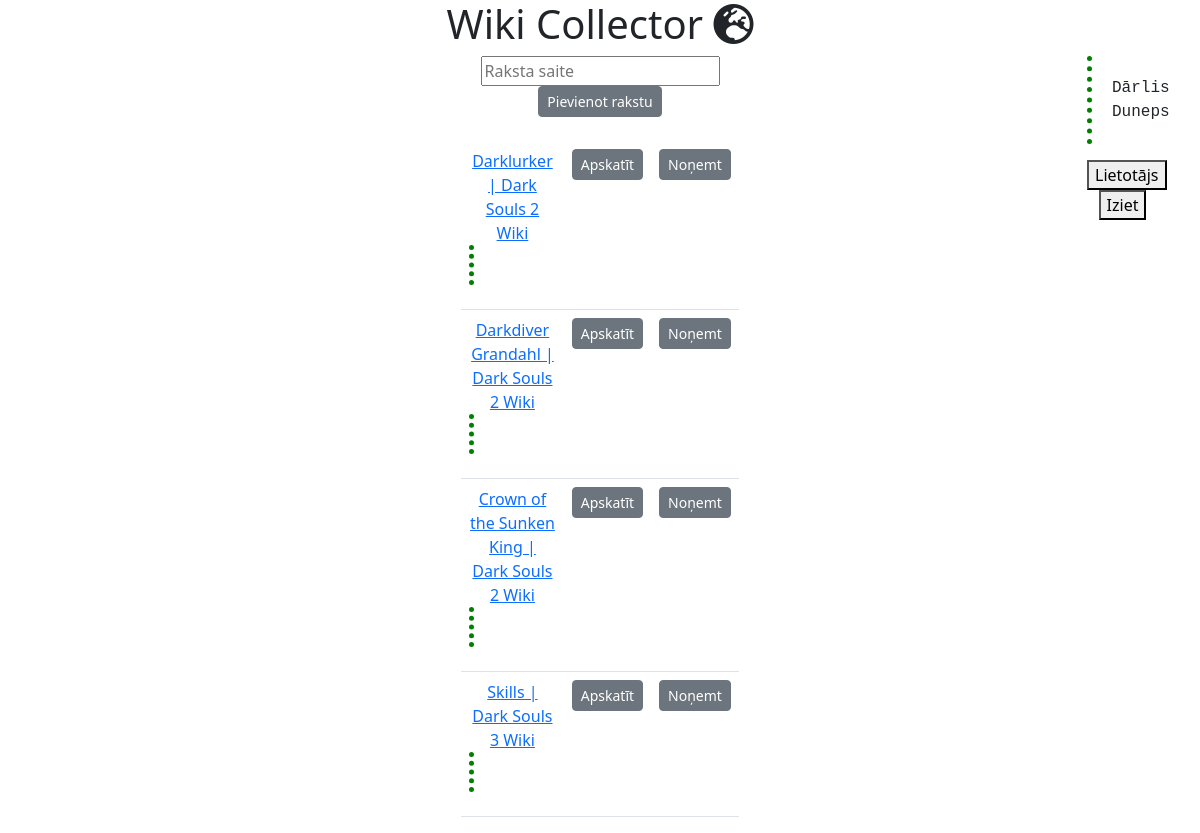
Screenshot of /main (signed in) with the database file from the repository.
### tables this page shows
CREATE TABLE 'articles' ('id' INTEGER PRIMARY KEY NOT NULL, 'url' TEXT, 'reg_time' DATETIME,'title' TEXT, 'title_display' TEXT, 'user_note' TEXT);

### app.py (the view)
@app.route("/main", methods=["GET", "POST"])
def main():
    articles = db.execute("SELECT a.id, url, title, title_display FROM users u JOIN save s ON u.id = s.user_id JOIN articles a ON a.id = s.article_id WHERE u.email= ?", session["email"])
    for article in articles:
        article["addRoute"] = os.path.join("/inspectArticle", str(article["id"]))
        article["removeRoute"] = os.path.join("/removeArticle", str(article["id"]))
    return render_template("main.html", articles=articles, url="url", name=session["name"], surname=session["surname"])

### templates/main.html (shortened to what this page needs)
{% extends "layout.html" %}
{% block body %}
    <div class="container text-center">
        <div class="row">
            <div class="col-1">
            </div>
            <div class="col-10">
                <form action="/addArticle" method="post">
                    <input autocomplete="off" autofocus="post" name="addArticle" placeholder="Raksta saite" type="text"><br>
                    <button type="submit" class="btn btn-secondary btn-sm">Pievienot rakstu</button>
                </form><br>
                <table class="table" style="width: 30%; margin-left: auto; margin-right: auto;">
                    <tbody>
                        {% for article in articles %}
                            {% set inspectRoute = article["addRoute"] %}
                            {% set removeRoute = article["removeRoute"] %}
                            <tr>
                                <td>
                                    <a href={{ article['url'] }}>{{ article["title_display"]}}</p>
                                </td>
                                <td style="width: 20%">
                                    <form action={{ inspectRoute }} method="post" class="sideForms">
                                        <button type="submit" class="btn btn-secondary btn-sm">Apskatīt</button>
                                    </form>
                                </td>
                                <td style="width: 20%">
                                    <form action={{ removeRoute }} method="post" class="sideForms">
                                        <button type="submit" class="btn btn-secondary btn-sm">Noņemt</button>
                                    </form>
                                </td>
                            </tr>
                        {% endfor %}
                    </tbody>
                </table>
            </div>
            <div class="col-1">
                <p>{{ name }} {{ surname }}</p>
                <form action="/user" method="post">
                    <button type="submit">Lietotājs</button>
                </form>
                <form action="/logout" method="post">
                    <button type="submit">Iziet</button>
                </form>
            </div>
        </div>
    </div>
{% endblock %}

### templates/layout.html (shortened to what this page needs)
<!DOCTYPE html>
<html lang="en">
    <head>
        <link href="style.css" rel="stylesheet">
        <link href="https://cdn.jsdelivr.net/npm/bootstrap@5.3.0-alpha1/dist/css/bootstrap.min.css" rel="stylesheet">
    </head>
    <body>
        <h1 style="text-align: center;">Wiki Collector <i class="fa-solid fa-earth-europe"></i></h1>
        {% block body %}{% endblock %}
    </body>
</html>

### templates/style.css (style rules this page uses)
p { border-left: 5px dotted green; padding: 20px; font-family: monospace; font-size: 16px; }
table { width: 30%; margin-left: auto; margin-right: auto; }

### rows the page displays
articles: title_display "Darklurker | Dark Souls 2 Wiki"
articles: title_display "Darkdiver Grandahl | Dark Souls 2 Wiki"
articles: title_display "Crown of the Sunken King | Dark Souls 2 Wiki"
articles: title_display "Skills | Dark Souls 3 Wiki"

### other values shown
{{ name }} "Dārlis"
{{ surname }} "Duneps"
